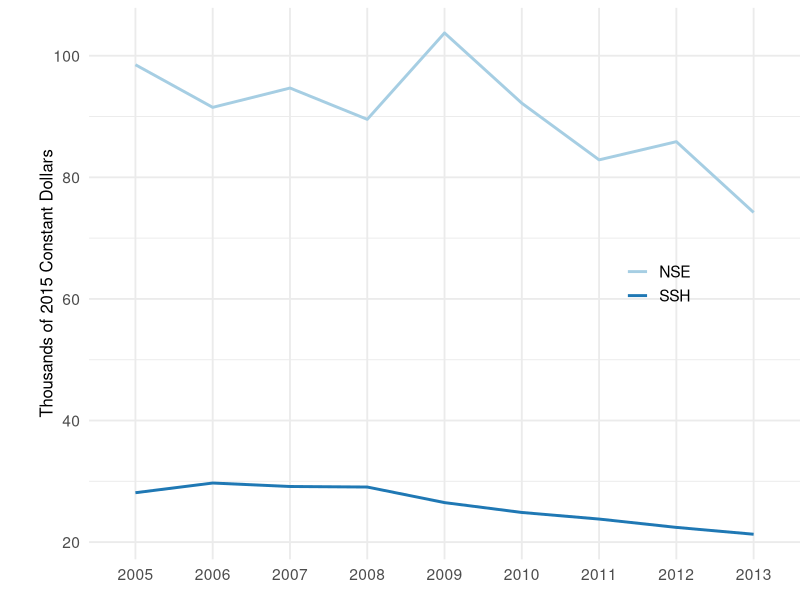
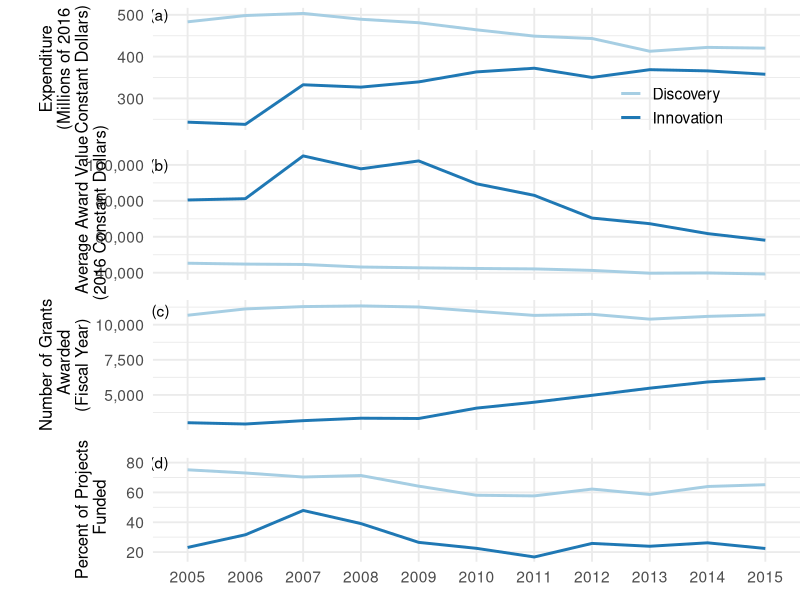
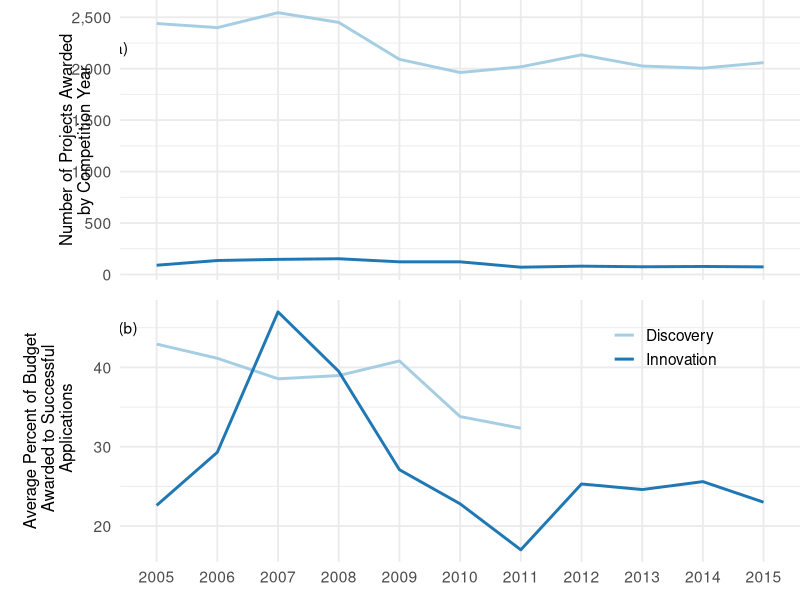
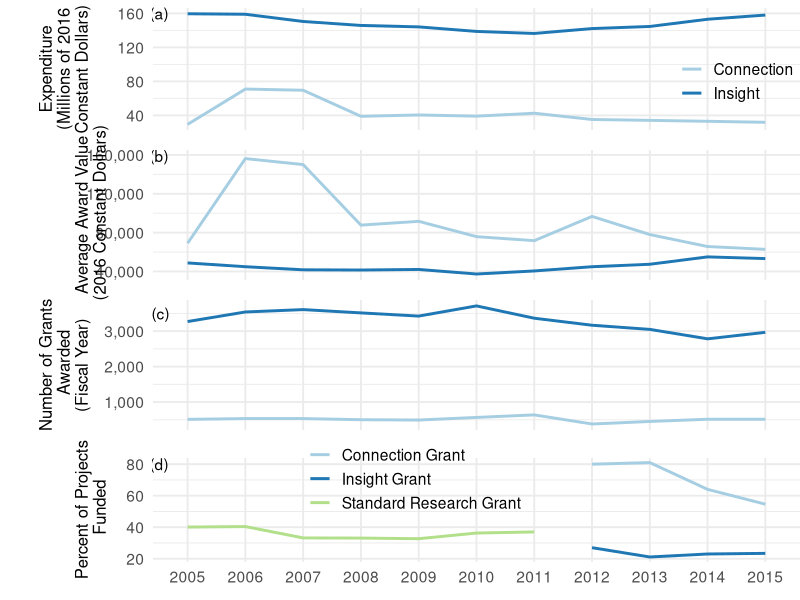
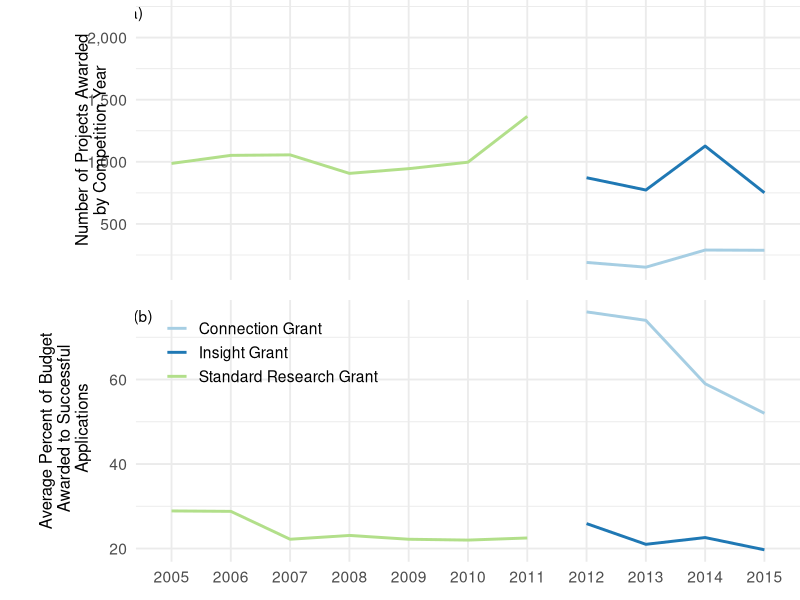
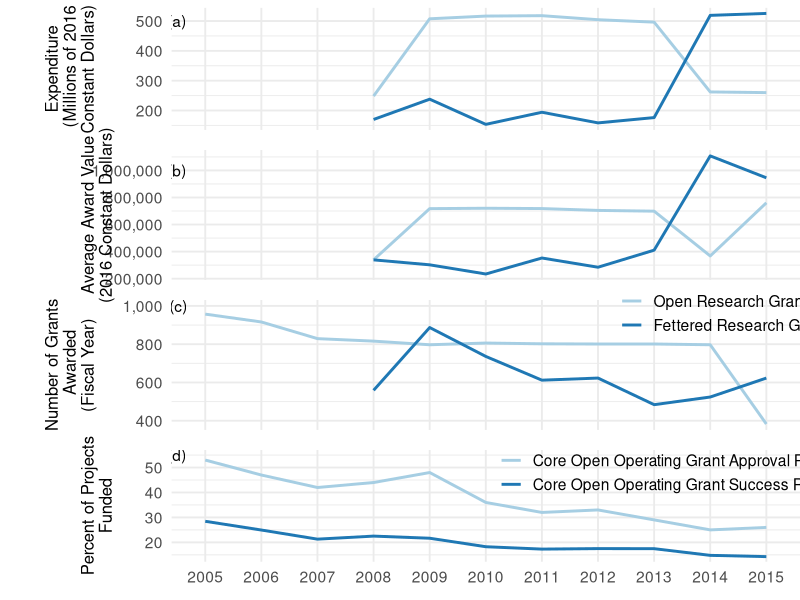

Write R code to recreate these figures, in order.

### creating plots for Megan Dodd + Julia Baum for global young academy document
require(tidyr); require(scales); require(gridExtra); require(RColorBrewer); require(ggplot2); require(cowplot)


setwd("/Users/jpwrobinson/Google_Drive/R_PROJECTS_DATA/VISUALISATIONS/global-young-academy-gdp")
setwd("/Users/IMAC3/Google\ Drive/R_PROJECTS_DATA/VISUALISATIONS/global-young-academy-gdp")
setwd("/Users/kristinatietjen/Documents/git_hub/gya-research")
theme_set(theme_minimal(base_size=14))

palette(brewer.pal(n=8, name="Dark2"))

## read in data
dat1<-read.csv("data/from_James/part5-international-july/aug11/NSERC_grants_10Apr.csv", check.names=FALSE)
dat2<-read.csv("data/from_James/part5-international-july/aug11/SSHRC_grants_apr10.csv", check.names=FALSE)
dat3<-read.csv("data/from_James/part5-international-july/aug11/NSERC_success.csv", check.names=FALSE)
dat4<-read.csv("data/from_James/part5-international-july/aug11/SSHRC_success.csv", check.names=FALSE)
dat5<-read.csv("data/from_James/part5-international-july/aug11/CIHR_grants_Apr17.csv", check.names=FALSE)
dat6<-read.csv("data/from_James/part5-international-july/aug11/CIHR_success.csv", check.names=FALSE)
dat7<-read.csv("data/from_James/part5-international-july/aug11/highered_researchers.csv", check.names=FALSE)

#pdf(file="figures/GYA_agencydata_apr10_2017.pdf", height=7, width=11)
# png(file="figures/GYA_agencydata_aug11_2016.png", pointsize=20,height=900, width=1500)
#-----------------------#-----------------------#-----------------------
	#----------------------- GRAPH 1 #-----------------------
#-----------------------#-----------------------#-----------------------

# NSERC

#jpeg(file="figures/jpeg/apr2017/GYA_agencydata_3.1_apr10_2017.jpeg")


dat1<-gather(dat1,  Year, value, -panel, -Type)
dat1$value<-as.numeric(dat1$value)


ylabel <- "Expenditure\n (Millions of 2016 \nConstant Dollars)"
n1<-ggplot(dat1[dat1$panel=='top',], aes(Year, value, col=Type, group=Type)) + 
  geom_line(size=1) + #scale_x_continuous(breaks=NULL) + 
  labs(x="", y=ylabel) + 
  theme(legend.title=element_blank(),
  	plot.margin=unit(c(0.2,0,-0.2,0.8), "cm"),
  	 axis.title.y=element_text(hjust=0.5, vjust=-1,size=12),
  	 axis.text.x=element_blank(),
  	 strip.background = element_blank(),
  	 legend.position=c(0.8,0.2),
       strip.text.x = element_blank())  +
  scale_y_continuous(labels=comma) +
  scale_colour_manual(values=c(brewer.pal(2, name="Paired")), labels=c("Discovery", "Innovation"))+
    annotate("text", "2005", 500, label="(a)", hjust=2) 
  # facet_wrap(~Type, scales="free")+
  # guides(col=FALSE)

ylabel <- "Average Award Value\n (2016 Constant Dollars)"
n2<-ggplot(dat1[dat1$panel=='mid',], aes(Year, value, col=Type, group=Type)) + 
  geom_line(size=1) + #scale_x_continuous(breaks=NULL) + 
  labs(x="", y=ylabel) + 
  theme(legend.title=element_blank(),
  	plot.margin=unit(c(0,0,-0.2,0.45), "cm"),
  	 axis.title.y=element_text(hjust=0.5, vjust=-1,size=12),
  	 axis.text.x=element_blank(),
  	 strip.background = element_blank(),
  	 legend.position=c(0.8,0.8),
       strip.text.x = element_blank())  +
  scale_y_continuous(labels=comma)+
  scale_colour_manual(values=c(brewer.pal(2, name="Paired")))+
    annotate("text", "2005", 100000, label="(b)", hjust=2) +
  # facet_wrap(~Type, scales="free")+
  guides(col=FALSE)

ylabel <- "Number of Grants\n Awarded\n(Fiscal Year)"
n3<-ggplot(dat1[dat1$panel=='bot',], aes(Year, value, col=Type, group=Type)) + 
  geom_line(size=1) + #scale_x_continuous(breaks=NULL) + 
  labs(x="", y=ylabel) + 
  theme(legend.title=element_blank(),
  	plot.margin=unit(c(0,0,-0.2,0.2), "cm"),
  	 axis.title.y=element_text(hjust=0.5, vjust=-1,size=12),
  	 #axis.text.x=element_text(angle=0),
  	axis.text.x=element_blank(),
  	 strip.background = element_blank(),
  	 legend.position=c(0.8,0.1),
       strip.text.x = element_blank())  +
  scale_y_continuous(labels=comma)+
  scale_colour_manual(values=c(brewer.pal(2, name="Paired")))+
    annotate("text", "2005", 11000, label="(c)", hjust=2) +
  # facet_wrap(~Type, scales="free")+
  guides(col=FALSE)

#print(grid.arrange(g1, g2, g3, nrow=3))

#dev.off()

#-----------------------#-----------------------#-----------------------
#----------------------- GRAPH 2 #-----------------------
#-----------------------#-----------------------#-----------------------

# NSERC grants success

dat3<-read.csv("data/from_James/part5-international-july/aug11/NSERC_success.csv", check.names=FALSE)
dat3<-gather(dat3,  Year, value, -panel, -Type)
dat3$value<-as.numeric(dat3$value)
#dat3$star<-"nostar"
#dat3$star[dat3$Type=="Discovery Grants Success Rate" & dat3$Year%in%c('2012', '2013', '2014', '2015')]<-'star'
#dat3$star[dat3$Type=="Discovery Grants Number of Awards" & dat3$value%in%c(2135, 2026, 2005, 2059)]<-'star'



ylabel <- "Percent of Projects\n Funded"
n4<-ggplot(dat3[dat3$panel=='top',], aes(Year, value, col=Type, group=Type)) + 
  geom_line(size=1) + #scale_x_continuous(breaks=NULL) + 
  #geom_point(data=dat3[dat3$panel=='top' & dat3$star=='star',], aes(Year, value), col='red', shape=8)+
  labs(x="", y=ylabel) + 
  theme(legend.title=element_blank(),
        plot.margin=unit(c(0.2,0,-0.2,0.4), "cm"),
        axis.title.y=element_text(hjust=0.5, vjust=-1,size=12),
        #axis.text.x=element_blank(),
        axis.text.x=element_text(angle=0),
        strip.background = element_blank(),
        legend.position=c(0.9,0.4),
        strip.text.x = element_blank())  +
  scale_y_continuous(labels=comma) +
  scale_colour_manual(values=c(brewer.pal(2, name="Paired")), labels=c("Discovery", "Innovation"))+
  annotate("text", "2005", 80, label="(d)", hjust=2) +
# facet_wrap(~Type, scales="free")+
 guides(col=FALSE)

ylabel <- "Number of Projects Awarded\nby Competition Year"
n5<-ggplot(dat3[dat3$panel=='mid',], aes(Year, value, col=Type, group=Type)) + 
  geom_line(size=1) + #scale_x_continuous(breaks=NULL) + 
  #geom_point(data=dat3[dat3$panel=='mid' & dat3$star=='star',], aes(Year, value), col='red', shape=8)+
  labs(x="", y=ylabel) + 
  theme(legend.title=element_blank(),
        plot.margin=unit(c(0,0,-0.2,0.3), "cm"),
        axis.title.y=element_text(hjust=0.5, vjust=-1,size=12),
        axis.text.x=element_blank(),
        strip.background = element_blank(),
        legend.position=c(0.8,0.8),
        strip.text.x = element_blank())  +
  scale_y_continuous(labels=comma)+
  scale_colour_manual(values=c(brewer.pal(2, name="Paired")))+
  annotate("text", "2005", 2200, label="(a)", hjust=2.5) +
  # facet_wrap(~Type, scales="free")+
  guides(col=FALSE)

ylabel <- "Average Percent of Budget\n Awarded to Successful\n Applications"
n6<-ggplot(dat3[dat3$panel=='bot',], aes(Year, value, col=Type, group=Type)) + 
  geom_line(size=1) + #scale_x_continuous(breaks=NULL) + 
  labs(x="", y=ylabel) + 
  theme(legend.title=element_blank(),
        plot.margin=unit(c(0,0,-0.2,0.4), "cm"),
        axis.title.y=element_text(hjust=0.5, vjust=-1,size=12),
        axis.text.x=element_text(angle=0),
        strip.background = element_blank(),
        legend.position=c(0.8,0.82),
        strip.text.x = element_blank())  +
  scale_y_continuous(labels=comma)+
  scale_colour_manual(values=c(brewer.pal(2, name="Paired")), labels=c("Discovery", "Innovation"))+
  annotate("text", "2005", 45, label="(b)", hjust=2) #+
  # facet_wrap(~Type, scales="free")+
  #guides(col=FALSE)

library("cowplot")
#print(grid.arrange(g1, g2, g3, nrow=3))
#print(grid.arrange(n1, n2, n3, n4, heights=c(0.25,0.25,0.25,0.25), nrow=4))

pdf(file="figures/from_James/GYA_agencydata_3.1_4panels_apr29_2017.pdf", height=7, width=11)
plot_grid(n1, n2, n3, n4, align = "v", nrow = 4, rel_heights = c(1/4, 1/4, 1/4, 1/4))
dev.off()


pdf(file="figures/from_James/GYA_agencydata_b1_apr29_2017.pdf", height=7, width=11)
plot_grid(n5,n6, align="v", nrow = 2, rel_heights = c(1/2, 1/2))

dev.off()


#-----------------------#-----------------------#-----------------------
	#----------------------- GRAPH 3 #-----------------------
#-----------------------#-----------------------#-----------------------

# SSHRC
#pdf(file="figures/GYA_agencydata_3.2_apr10_2017.pdf", height=7, width=11)


dat2<-gather(dat2,  Year, value, -panel, -Type)
dat2$value<-as.numeric(dat2$value)


ylabel <- "Expenditure\n (Millions of 2016 \nConstant Dollars)"
s1<-ggplot(dat2[dat2$panel=='top',], aes(Year, value, col=Type, group=Type)) + 
  geom_line(size=1) + #scale_x_continuous(breaks=NULL) + 
  labs(x="", y=ylabel) + 
  theme(legend.title=element_blank(),
  	plot.margin=unit(c(0.2,0,-0.2,0.8), "cm"),
  	 axis.title.y=element_text(hjust=0.5, vjust=-1,size=12),
  	 axis.text.x=element_blank(),
  	 strip.background = element_blank(),
  	 legend.position=c(0.9,0.4),
       strip.text.x = element_blank())  +
  scale_y_continuous(labels=comma) +
  scale_colour_manual(values=c(brewer.pal(2, name="Paired")), labels=c("Connection", "Insight"))+
    annotate("text", "2005", 160, label="(a)", hjust=2) 
  # facet_wrap(~Type, scales="free")+
  # guides(col=FALSE)

ylabel <- "Average Award Value\n (2016 Constant Dollars)"
s2<-ggplot(dat2[dat2$panel=='mid',], aes(Year, value, col=Type, group=Type)) + 
  geom_line(size=1) + #scale_x_continuous(breaks=NULL) + 
  labs(x="", y=ylabel) + 
  theme(legend.title=element_blank(),
  	plot.margin=unit(c(0,0,-0.2,0.45), "cm"),
  	 axis.title.y=element_text(hjust=0.5, vjust=-1,size=12),
  	 axis.text.x=element_blank(),
  	 strip.background = element_blank(),
  	 legend.position=c(0.8,0.8),
       strip.text.x = element_blank())  +
  scale_y_continuous(labels=comma)+
  scale_colour_manual(values=c(brewer.pal(2, name="Paired")))+
    annotate("text", "2005", 159000, label="(b)", hjust=2) +
  # facet_wrap(~Type, scales="free")+
  guides(col=FALSE)

ylabel <- "Number of Grants\n Awarded\n(Fiscal Year)"
s3<-ggplot(dat2[dat2$panel=='bot',], aes(Year, value, col=Type, group=Type)) + 
  geom_line(size=1) + #scale_x_continuous(breaks=NULL) + 
  labs(x="", y=ylabel) + 
  theme(legend.title=element_blank(),
  	plot.margin=unit(c(0,0,-0.2,0.4), "cm"),
  	 axis.title.y=element_text(hjust=0.5, vjust=-1,size=12),
  	 axis.text.x=element_blank(),
  	 strip.background = element_blank(),
  	 legend.position=c(0.8,0.1),
       strip.text.x = element_blank())  +
  scale_y_continuous(labels=comma)+
  scale_colour_manual(values=c(brewer.pal(2, name="Paired")))+
    annotate("text", "2005", 3500, label="(c)", hjust=2) +
  # facet_wrap(~Type, scales="free")+
  guides(col=FALSE)


#print(grid.arrange(s1, s2, s3, nrow=3))

#dev.off()


#-----------------------#-----------------------#-----------------------
#----------------------- GRAPH 4 #-----------------------
#-----------------------#-----------------------#-----------------------

# SSHRC grant success

dat4<-read.csv("data/from_James/part5-international-july/aug11/SSHRC_success.csv", check.names=FALSE)
dat4<-gather(dat4,  Year, value, -panel, -Type)
dat4$value<-as.numeric(dat4$value)

#dat3$star<-"nostar"
#dat3$star[dat3$Type=="Discovery Grants Success Rate" & dat3$Year%in%c('2012', '2013', '2014', '2015')]<-'star'
#dat3$star[dat3$Type=="Discovery Grants Number of Awards" & dat3$value%in%c(2135, 2026, 2005, 2059)]<-'star'


ylabel <- "Percent of Projects\n Funded"
s4<-ggplot(dat4[dat4$panel=='top',], aes(Year, value, col=Type, group=Type)) + 
  geom_line(size=1) + #scale_x_continuous(breaks=NULL) + 
  labs(x="", y=ylabel) + 
  theme(legend.title=element_blank(),
        plot.margin=unit(c(0.2,0,-0.2,0.8), "cm"),
        axis.title.y=element_text(hjust=0.5, vjust=-1,size=12),
        axis.text.x=element_text(angle=0),
        strip.background = element_blank(),
        legend.position=c(0.4,0.8),
        strip.text.x = element_blank())  +
  scale_y_continuous(labels=comma) +
  scale_colour_manual(values=c(brewer.pal(2, name="Paired")), labels=c("Connection Grant", "Insight Grant", "Standard Research Grant"))+
  annotate("text", "2005", 80, label="(d)", hjust=2) 
# facet_wrap(~Type, scales="free")+
# guides(col=FALSE)


ylabel <- "Number of Projects Awarded\nby Competition Year"
s5<-ggplot(dat4[dat4$panel=='mid',], aes(Year, value, col=Type, group=Type)) + 
  geom_line(size=1) + #scale_x_continuous(breaks=NULL) + 
  #geom_point(data=dat4[dat4$panel=='mid' & dat4$star=='star',], aes(Year, value), col='red', shape=8)+
  labs(x="", y=ylabel) + 
  theme(legend.title=element_blank(),
        plot.margin=unit(c(0,0,-0.2,0.3), "cm"),
        axis.title.y=element_text(hjust=0.5, vjust=-1,size=12),
        axis.text.x=element_blank(),
        strip.background = element_blank(),
        legend.position=c(0.5,0.5),
        strip.text.x = element_blank())  +
  scale_y_continuous(labels=comma)+
  scale_colour_manual(values=c(brewer.pal(2, name="Paired")), labels=c("Connection Grant", "Insight Grant", "Standard Research Grant"))+
  annotate("text", "2005", 2200, label="(a)", hjust=2.5) +
  # facet_wrap(~Type, scales="free")+
  guides(col=FALSE)


ylabel <- "Average Percent of Budget\n Awarded to Successful\n Applications"
s6<-ggplot(dat4[dat4$panel=='bot',], aes(Year, value, col=Type, group=Type)) + 
  geom_line(size=1) + #scale_x_continuous(breaks=NULL) + 
  labs(x="", y=ylabel) + 
  theme(legend.title=element_blank(),
        plot.margin=unit(c(0,0,-0.2,0.8), "cm"),
        axis.title.y=element_text(hjust=0.5, vjust=-1,size=12),
        axis.text.x=element_text(angle=0),
        strip.background = element_blank(),
        legend.position=c(0.2,0.8),
        strip.text.x = element_blank())  +
  scale_y_continuous(labels=comma)+
  scale_colour_manual(values=c(brewer.pal(2, name="Paired")), labels=c("Connection Grant", "Insight Grant", "Standard Research Grant"))+
  annotate("text", "2005", 75, label="(b)", hjust=2) #+
  # facet_wrap(~Type, scales="free")+
  #guides(col=FALSE)


#print(grid.arrange(s4, s5, nrow=2))

pdf(file="figures/from_James/GYA_agencydata_3.2_4panels_apr29_2017.pdf", height=7, width=11)
#print(grid.arrange(s1, s2, s3,s4, nrow=4))
plot_grid(s1, s2, s3, s4, align = "v", nrow = 4, rel_heights = c(1/4, 1/4, 1/4, 1/4))
dev.off()

pdf(file="figures/from_James/GYA_agencydata_b2_apr29_2017.pdf", height=7, width=11)
plot_grid(s5, s6, align = "v", nrow = 2, rel_heights = c(1/2, 1/2))
dev.off()

#-----------------------#-----------------------#-----------------------
	#----------------------- GRAPH 5 #-----------------------
#-----------------------#-----------------------#-----------------------

# CIHR grants


pdf(file="figures/from_James/GYA_agencydata_3.3_apr29_2017.pdf", height=7, width=11)

dat5<-gather(dat5,  Year, value, -panel, -Type)
dat5$value<-as.numeric(dat5$value)


ylabel <- "Expenditure\n (Millions of 2016\nConstant Dollars)"
g1<-ggplot(dat5[dat5$panel=='top',], aes(Year, value, col=Type, group=Type)) + 
  geom_line(size=1) + #scale_x_continuous(breaks=NULL) + 
  labs(x="", y=ylabel) + 
  theme(legend.title=element_blank(),
  	plot.margin=unit(c(0.2,0,-0.2,0.5), "cm"),
  	 axis.title.y=element_text(hjust=0.5, vjust=-1,size=12),
  	 axis.text.x=element_blank(),
  	 strip.background = element_blank(),
  	 legend.position=c(0.9,0.4),
       strip.text.x = element_blank())  +
  scale_y_continuous(labels=comma) +
    annotate("text", "2005", 500, label="(a)", hjust=2) +
    scale_colour_manual(values=c(brewer.pal(2, name="Paired")))+
  # facet_wrap(~Type, scales="free")+
  guides(col=FALSE)

ylabel <- "Average Award Value\n(2016 Constant Dollars)"
g2<-ggplot(dat5[dat5$panel=='mid',], aes(Year, value, col=Type, group=Type)) + 
  geom_line(size=1) + #scale_x_continuous(breaks=NULL) + 
  labs(x="", y=ylabel) + 
  theme(legend.title=element_blank(),
  	plot.margin=unit(c(0,0,-0.2,0.15), "cm"),
  	 axis.title.y=element_text(hjust=0.5, vjust=-1,size=12),
  	 axis.text.x=element_blank(),
  	 strip.background = element_blank(),
  	 legend.position=c(0.8,0.8),
       strip.text.x = element_blank())  +
  scale_y_continuous(labels=comma)+
  scale_colour_manual(values=c(brewer.pal(2, name="Paired")))+
    annotate("text", "2005", 1000000, label="(b)", hjust=2) +
  # facet_wrap(~Type, scales="free")+
  guides(col=FALSE)

ylabel <- "Number of Grants\n Awarded\n(Fiscal Year)"
g3<-ggplot(dat5[dat5$panel=='bot',], aes(Year, value, col=Type, group=Type)) + 
  geom_line(size=1) + #scale_x_continuous(breaks=NULL) + 
  labs(x="", y=ylabel) + 
  theme(legend.title=element_blank(),
  	plot.margin=unit(c(0,0,-0.2,0.45), "cm"),
  	 axis.title.y=element_text(hjust=0.5, vjust=-1,size=12),
  	 axis.text.x=element_blank(),
  	 strip.background = element_blank(),
  	 legend.position=c(0.88,0.9),
       strip.text.x = element_blank())  +
  scale_y_continuous(labels=comma)+
  scale_colour_manual(values=c(brewer.pal(2, name="Paired")))+
    annotate("text", "2005", 1000, label="(c)", hjust=2) +
  # facet_wrap(~Type, scales="free")+
scale_colour_manual(values=c(brewer.pal(2, name="Paired")), labels=c("Open Research Grants", "Fettered Research Grants"))




#-----------------------#-----------------------#-----------------------
	#----------------------- GRAPH 6 #-----------------------
#-----------------------#-----------------------#-----------------------

# CIHR grant success


dat6<-gather(dat6,  Year, value, -Type)
dat6$value<-as.numeric(dat6$value)


ylabel <- "Percent of Projects\nFunded"
g4<-ggplot(dat6, aes(Year, value, col=Type, group=Type)) + 
  geom_line(size=1) + #scale_x_continuous(breaks=NULL) + 
  labs(x="", y=ylabel) + 
  theme(legend.title=element_blank(),
  	plot.margin=unit(c(0,0,-0.2,0.95), "cm"),
  	 axis.title.y=element_text(hjust=0.5, vjust=-1,size=12),
  	 axis.text.x=element_text(angle=0),
  	 strip.background = element_blank(),
  	 legend.position=c(0.8,0.8),
       strip.text.x = element_blank())  +
  scale_y_continuous(labels=comma) +
  scale_colour_manual(values=c(brewer.pal(2, name="Paired")), labels=c("Core Open Operating Grant Approval Rate (%)", "Core Open Operating Grant Success Rate (%)"))+
    annotate("text", "2005", 55, label="(d)", hjust=2) 
  # facet_wrap(~Type, scales="free")+
  # guides(col=FALSE)


#print(grid.arrange(g1, g2, g3,g4, nrow=4))
plot_grid(g1, g2, g3, g4, align = "v", nrow = 4, rel_heights = c(1/4, 1/4, 1/4, 1/4))

dev.off()
#-----------------------#-----------------------#-----------------------
  #----------------------- GRAPH 7 #-----------------------
#-----------------------#-----------------------#-----------------------
dat7<-read.csv("data/from_James/part5-international-july/aug11/highered_researchers.csv", check.names=FALSE)

dat7<-gather(dat7,  Year, value, -type)
dat7$value<-as.numeric(dat7$value)


ylabel <- "Thousands of 2015 Constant Dollars"
g<-ggplot(dat7, aes(Year, value, col=type, group=type)) + 
  geom_line(size=1) + #scale_x_continuous(breaks=NULL) + 
  labs(x="", y=ylabel) + 
  theme(legend.title=element_blank(),
    plot.margin=unit(c(0.2,0,-0.2,0.8), "cm"),
     axis.title.y=element_text(hjust=0.5, vjust=-1,size=12),
     # axis.text.x=element_blank(),
     strip.background = element_blank(),
     legend.position=c(0.8,0.5),
       strip.text.x = element_blank())  +
  scale_y_continuous(labels=comma) +
  scale_colour_manual(values=c(brewer.pal(2, name="Paired")), labels=c("NSE", "SSH"))
    # annotate("text", "2005", 55, label="(a)", hjust=2) 
  # facet_wrap(~type, scales="free")+
  # guides(col=FALSE)
print(g)



dev.off()
